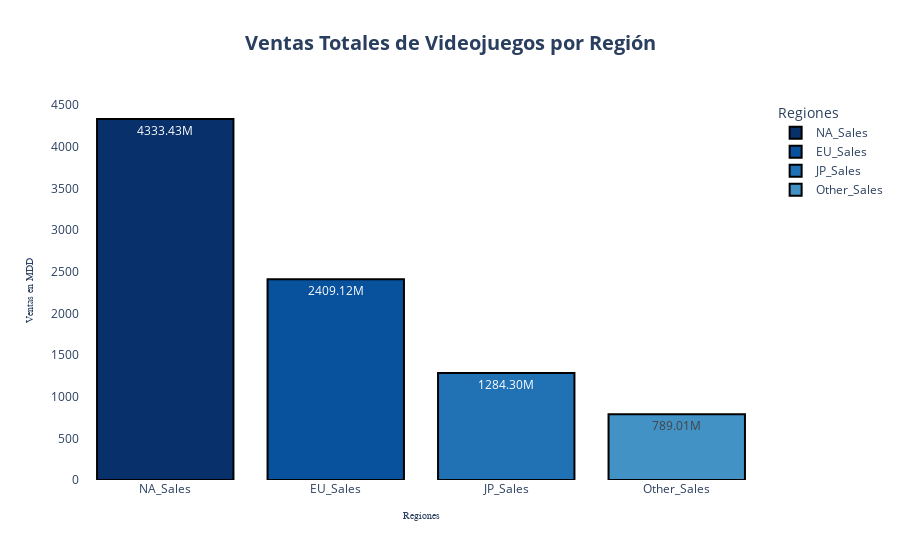

Source (notebook cell):
### Code cell
ventas_region = pd.DataFrame({
    'Region': regions,
    'Ventas': total_sales
})

fig = px.bar(
    ventas_region,
    x = 'Region',
    y = 'Ventas',
    title ='<b>Ventas Totales de Videojuegos por Región</b>',
    labels = {"Ventas": "Ventas en MDD", "Region": "Regiones"},
    text = "Ventas",
    color = "Region",
    color_discrete_sequence = px.colors.sequential.Blues_r
)

fig.update_layout(
    title_font_size = 20,
    title_x = 0.5,
    legend_title_text = "Regiones",
    plot_bgcolor = 'rgba(0,0,0,0)',
    paper_bgcolor = 'rgba(0,0,0,0)', 
    xaxis_showgrid = False,          
    yaxis_showgrid = False, 
    xaxis={'categoryorder':'total descending',
           'title_font': dict(size=10, family='Arial Black')},
    yaxis={'title_font': dict(size=10, family='Arial Black')}
)

fig.update_traces(
    texttemplate = '%{y:.2f}M',
    marker_line_color = 'rgb(0, 0, 0)',
    marker_line_width = 2
)

fig.show()

### Figure 1 — Plotly figure (JSON) as saved in the notebook; plotly's stock layout.template omitted (floating-point values rounded to 4 significant figures)
{"data": [{"alignmentgroup": "True", "hovertemplate": "Regiones=%{x}<br>Ventas en MDD=%{text}<extra></extra>", "legendgroup": "NA_Sales", "marker": {"color": "rgb(8,48,107)", "line": {"color": "rgb(0, 0, 0)", "width": 2}, "pattern": {"shape": ""}}, "name": "NA_Sales", "offsetgroup": "NA_Sales", "orientation": "v", "showlegend": true, "text": [4333.0], "textposition": "auto", "texttemplate": "%{y:.2f}M", "type": "bar", "x": ["NA_Sales"], "xaxis": "x", "y": [4333.0], "yaxis": "y"}, {"alignmentgroup": "True", "hovertemplate": "Regiones=%{x}<br>Ventas en MDD=%{text}<extra></extra>", "legendgroup": "EU_Sales", "marker": {"color": "rgb(8,81,156)", "line": {"color": "rgb(0, 0, 0)", "width": 2}, "pattern": {"shape": ""}}, "name": "EU_Sales", "offsetgroup": "EU_Sales", "orientation": "v", "showlegend": true, "text": [2409.0], "textposition": "auto", "texttemplate": "%{y:.2f}M", "type": "bar", "x": ["EU_Sales"], "xaxis": "x", "y": [2409.0], "yaxis": "y"}, {"alignmentgroup": "True", "hovertemplate": "Regiones=%{x}<br>Ventas en MDD=%{text}<extra></extra>", "legendgroup": "JP_Sales", "marker": {"color": "rgb(33,113,181)", "line": {"color": "rgb(0, 0, 0)", "width": 2}, "pattern": {"shape": ""}}, "name": "JP_Sales", "offsetgroup": "JP_Sales", "orientation": "v", "showlegend": true, "text": [1284.0], "textposition": "auto", "texttemplate": "%{y:.2f}M", "type": "bar", "x": ["JP_Sales"], "xaxis": "x", "y": [1284.0], "yaxis": "y"}, {"alignmentgroup": "True", "hovertemplate": "Regiones=%{x}<br>Ventas en MDD=%{text}<extra></extra>", "legendgroup": "Other_Sales", "marker": {"color": "rgb(66,146,198)", "line": {"color": "rgb(0, 0, 0)", "width": 2}, "pattern": {"shape": ""}}, "name": "Other_Sales", "offsetgroup": "Other_Sales", "orientation": "v", "showlegend": true, "text": [789.0], "textposition": "auto", "texttemplate": "%{y:.2f}M", "type": "bar", "x": ["Other_Sales"], "xaxis": "x", "y": [789.0], "yaxis": "y"}], "layout": {"autosize": true, "barmode": "relative", "legend": {"title": {"text": "Regiones"}, "tracegroupgap": 0}, "paper_bgcolor": "rgba(0, 0, 0, 0)", "plot_bgcolor": "rgba(0, 0, 0, 0)", "title": {"font": {"size": 20}, "text": "<b>Ventas Totales de Videojuegos por Región</b>", "x": 0.5}, "xaxis": {"anchor": "y", "autorange": true, "categoryarray": ["NA_Sales", "EU_Sales", "JP_Sales", "Other_Sales"], "categoryorder": "total descending", "domain": [0, 1], "range": [-0.5, 3.5], "showgrid": false, "title": {"font": {"family": "Arial Black", "size": 10}, "text": "Regiones"}, "type": "category"}, "yaxis": {"anchor": "x", "autorange": true, "domain": [0, 1], "range": [0, 4562.0], "showgrid": false, "title": {"font": {"family": "Arial Black", "size": 10}, "text": "Ventas en MDD"}, "type": "linear"}}}
